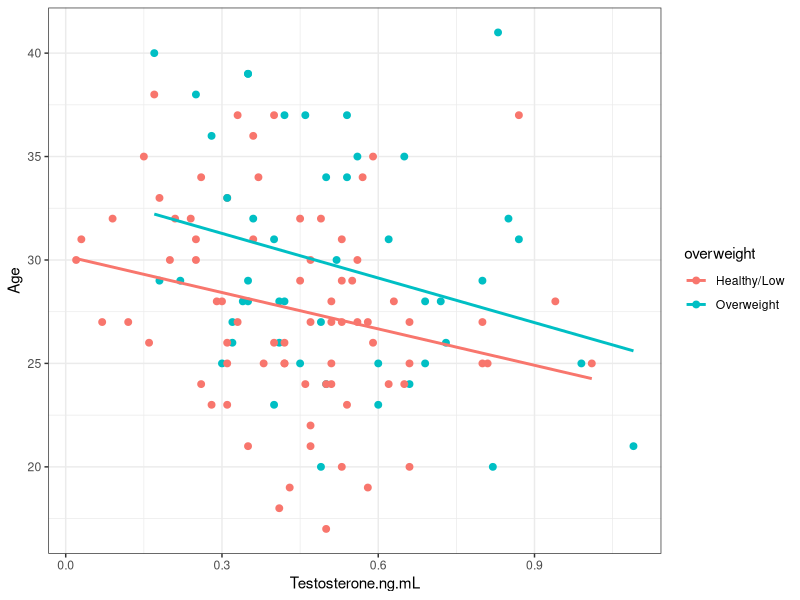
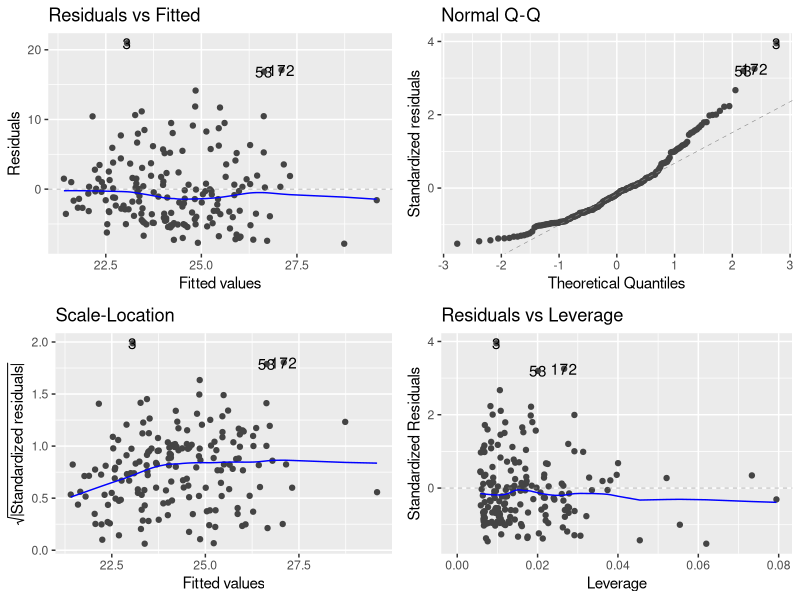
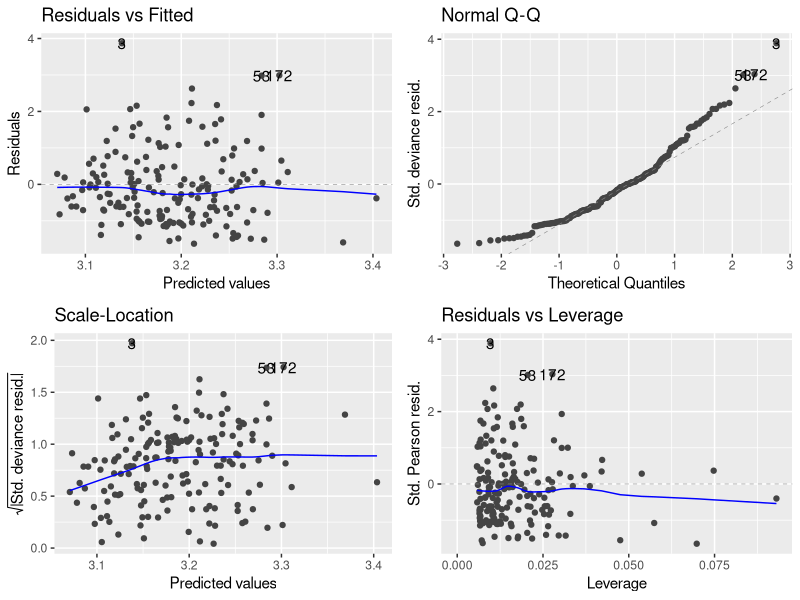
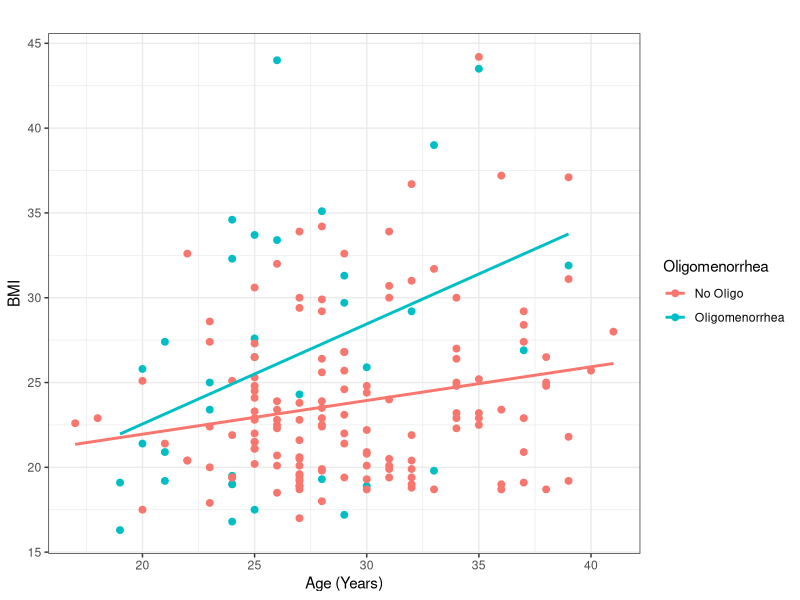
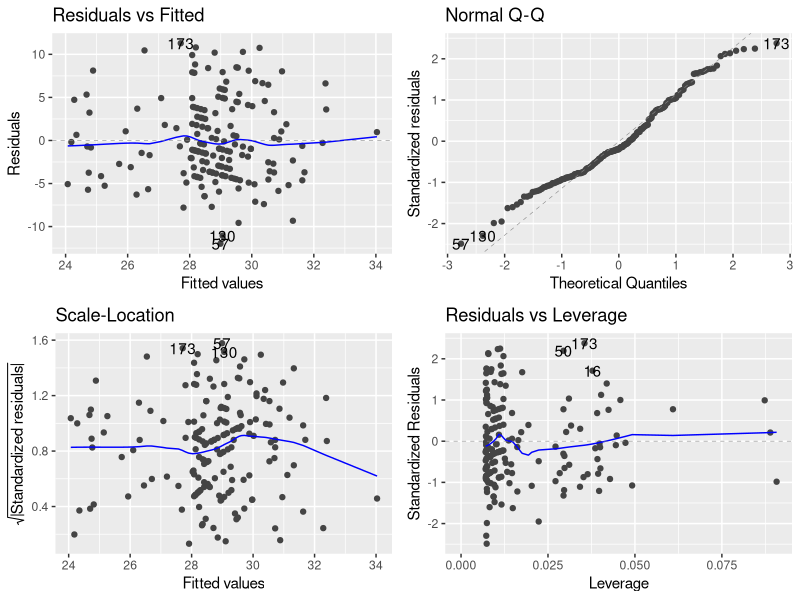
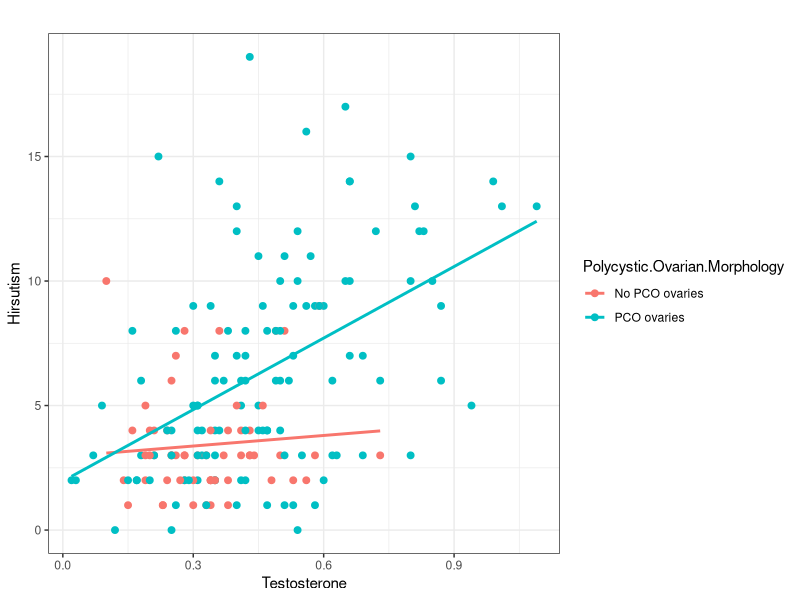
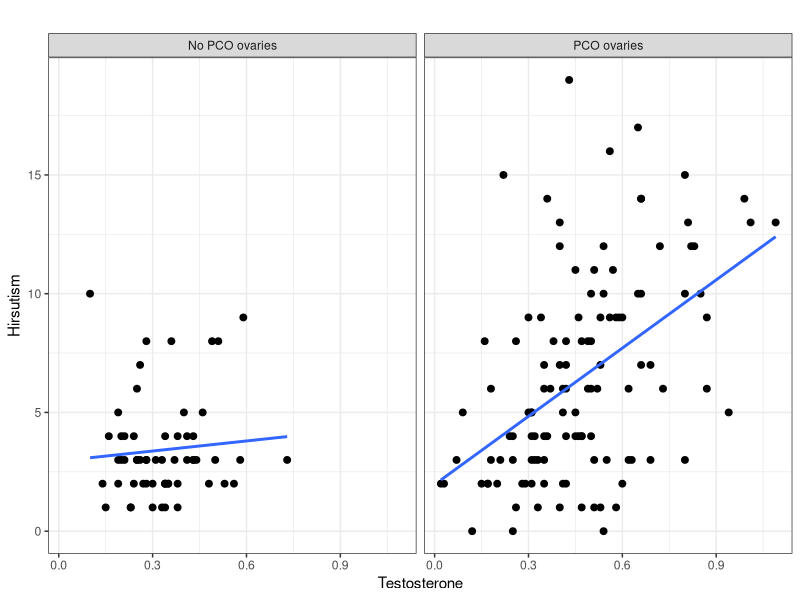
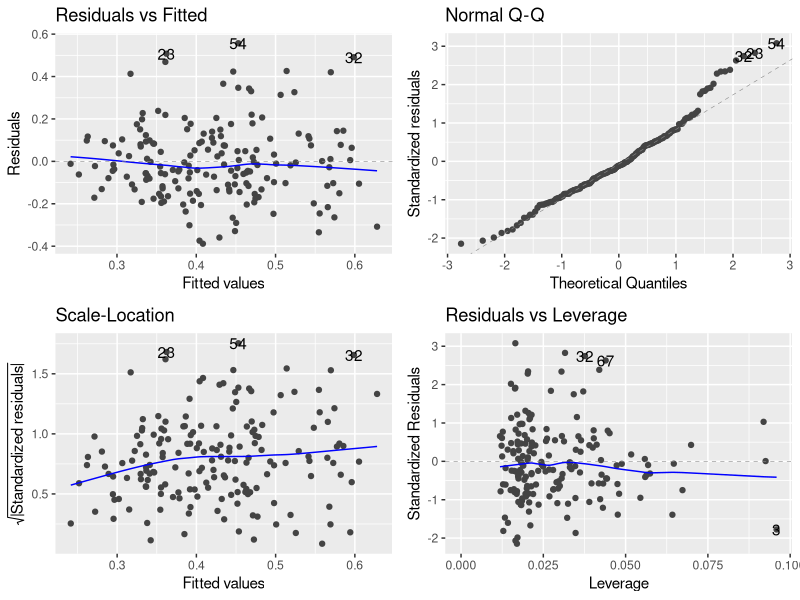

These charts were generated, in order, by the following R code:
## ---- chunk 1
rm(list=ls())

library(dbplyr)
library(dplyr)
library(pillar)
library(ggplot2)
library(ggfortify)
library(broom)

pdata <- read.csv("pcosdata.csv")

## ---- chunk 2
summary(pdata)
## ---- chunk 3

pdata$Oligomenorrhea <- as.factor(pdata$Oligomenorrhea)
pdata$Polycystic.Ovarian.Morphology <- as.factor(pdata$Polycystic.Ovarian.Morphology)
pdata$Hyperandrogenism <- as.factor(pdata$Hyperandrogenism)
pdata$Category <- as.factor(pdata$Category)

pdata <- mutate(pdata, overweight = ifelse((BMI > 25), "Overweight", "Healthy/Low"))

pdata <- mutate(pdata, cat2 = ifelse((Category == "Control" | Category == "HA"), "Control", "Symptomatic"))
pdata$cat2 <- as.factor(pdata$cat2)
pdata$overweight <- as.factor(pdata$overweight)


pdata2 = filter(pdata, Category != "Control")
summary(pdata2)

ggplot(
  pdata2,
  aes(
    x=Testosterone.ng.mL,
    y=Age,
    color=overweight
    #shape=Hyperandrogenism
    )
  ) + 

  
  geom_point(
    size=2) + 
  
  theme_bw() + 
  
  #facet_wrap(
  #  ~Hyperandrogenism) + 
  
  geom_smooth(
    method = 'lm',
    se=FALSE) 
## ---- chunk 4
m1 = lm(BMI ~ Testosterone.ng.mL + Age, data=pdata)
#summary(m1)
autoplot(m1)


m2 = glm(BMI ~ Testosterone.ng.mL + Age, data=pdata, family='poisson')

autoplot(m2)
summary(m2)

## ---- chunk 5
ggplot(pdata,aes(x=Age,y=BMI,color=Oligomenorrhea)) + geom_point(size=2) + theme_bw() + geom_smooth(method = 'lm',se=FALSE) +labs(x = "Age (Years)", y = "BMI", title = "")
model1 = lm(Age ~ BMI + Oligomenorrhea, data = pdata)
autoplot(model1)
anova(model1)
## ---- chunk 6
ggplot(pdata,aes(x=Testosterone.ng.mL,y=Hirsutism, color=Polycystic.Ovarian.Morphology)) + geom_point(size=2) + theme_bw() + geom_smooth(method = 'lm',se=FALSE) +labs(x = "Testosterone", y = "Hirsutism", title = "")

ggplot(pdata,aes(x=Testosterone.ng.mL,y=Hirsutism)) + geom_point(size=2) + theme_bw() + facet_wrap(~Polycystic.Ovarian.Morphology) + geom_smooth(method = 'lm',se=FALSE) +labs(x = "Testosterone", y = "Hirsutism", title = "")

model1 = lm(Testosterone.ng.mL ~ Age + BMI + Polycystic.Ovarian.Morphology  + Oligomenorrhea, data = pdata)
autoplot(model1)
anova(model1)
summary(model1)
## ---- chunk 7
#model1 = lm(BMI ~ Hyperandrogenism, data = pdata)
ggplot(pdata,aes(x=Polycystic.Ovarian.Morphology,y=BMI)) + geom_point(size=2) + theme_bw() + geom_boxplot(outlier.shape = 1)+ geom_jitter(position = position_jitter(0.3), aes(color = Hyperandrogenism))+labs(x = "Age (Years)", y = "BMI", title = "")
#autoplot(model1)
anova(model1)
summary(model1)
## ---- chunk 8
model1 = glm(Age ~ Hyperandrogenism, data = pdata,family= poisson)
autoplot(model1)
anova(model1)
summary(model1)
## ---- chunk 9
model1 = glm(Age ~ Polycystic.Ovarian.Morphology, data = pdata)
autoplot(model1)
anova(model1)
summary(model1)
## ---- chunk 10
ggplot(pdata,aes(x=Age,y=BMI,color=Oligomenorrhea)) + geom_point(size=2) + theme_bw() + facet_wrap(~Category) + geom_smooth(method = 'lm',se=FALSE) +labs(x = "Age (Years)", y = "BMI", title = "")
## ---- chunk 11

ggplot(pdata,aes(x=Age,y=BMI,color=Testosterone.ng.mL)) + geom_point(shape=20,size=2) + theme_bw() + geom_smooth(method='lm', se=FALSE, linewidth = 1, linetype = 2) + labs(x = "Age (Years)", y = "BMI", title = "")

## ---- chunk 12

ggplot(pdata,aes(x=Age,y=BMI,color=Hirsutism)) + geom_point(shape=20,size=2) + theme_bw() + geom_smooth(method='lm', se=FALSE, linewidth = 1, linetype = 2) + labs(x = "Age (Years)", y = "BMI", title = "")

## ---- chunk 13

#model2 = lm(totalfruits ~ herbivory + pollination, data = cucumberdamage) 
#autoplot(model2)
#anova(model2)
#summary(model2)

#model2g = glm(totalfruits ~ herbivory + pollination, data = cucumberdamage)
#autoplot(model2g)
#anova(model2g)
#summary(model2g)
#herbiv
#ggplot(cucumberdamage,aes(x=herbivory,y=totalfruits,color=pollination)) + geom_boxplot(shape=15,size=1) + theme_bw() + geom_smooth(method='lm', se=FALSE, linewidth = 1, linetype = 2) + labs(x = "Herbivory", y = "Total Fruits", title = "The Affect of Herbivory on Fruit Production")
